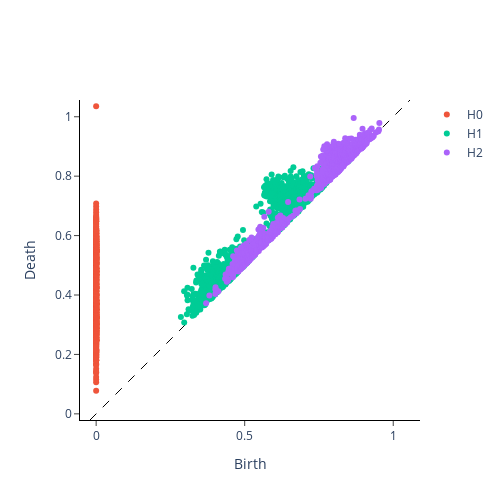

Notebook code cell kept with this figure:
### Code cell
Z = X.fit(1000,1,homology_dimensions=[0,1,2])
plot_diagram(Z[0])

### Figure 1 — Plotly figure (JSON) as saved in the notebook; plotly's stock layout.template omitted (floating-point values rounded to 4 significant figures; data arrays with more than 128 entries replaced by an {"elided": "..."} marker saying what was removed)
{"data": [{"hoverinfo": "none", "line": {"color": "black", "dash": "dash", "width": 1}, "mode": "lines", "showlegend": false, "type": "scatter", "x": [-0.02071, 1.056], "y": [-0.02071, 1.056]}, {"hoverinfo": "text", "hovertext": {"elided": "999 str values"}, "mode": "markers", "name": "H0", "type": "scatter", "x": {"elided": "999 int values"}, "y": {"elided": "999 float values"}}, {"hoverinfo": "text", "hovertext": {"elided": "1165 str values"}, "mode": "markers", "name": "H1", "type": "scatter", "x": {"elided": "1165 float values"}, "y": {"elided": "1165 float values"}}, {"hoverinfo": "text", "hovertext": {"elided": "1096 str values"}, "mode": "markers", "name": "H2", "type": "scatter", "x": {"elided": "1096 float values"}, "y": {"elided": "1096 float values"}}], "layout": {"height": 500, "plot_bgcolor": "white", "width": 500, "xaxis": {"autorange": false, "exponentformat": "e", "linecolor": "black", "linewidth": 1, "mirror": false, "range": [-0.02071, 1.056], "showexponent": "all", "showline": true, "side": "bottom", "ticks": "outside", "title": {"text": "Birth"}, "type": "linear", "zeroline": true}, "yaxis": {"autorange": false, "exponentformat": "e", "linecolor": "black", "linewidth": 1, "mirror": false, "range": [-0.02071, 1.056], "scaleanchor": "x", "scaleratio": 1, "showexponent": "all", "showline": true, "side": "left", "ticks": "outside", "title": {"text": "Death"}, "type": "linear", "zeroline": true}}}
